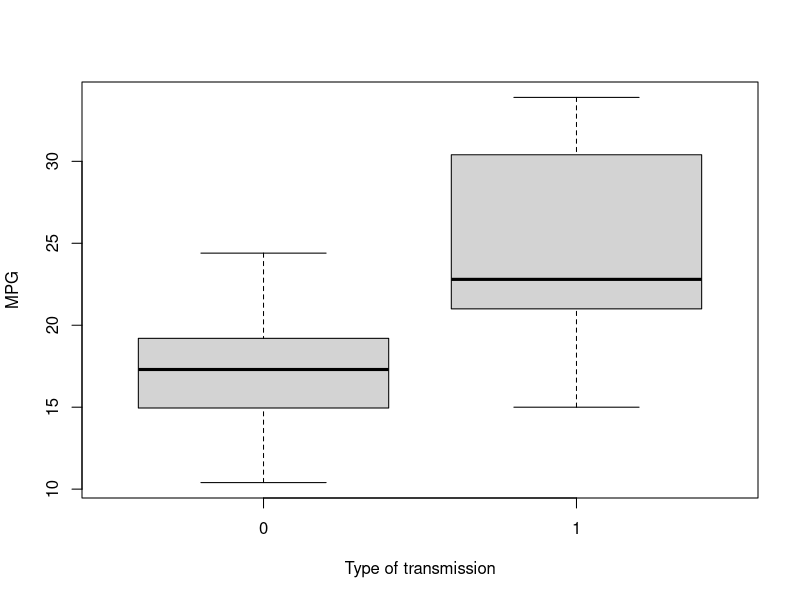
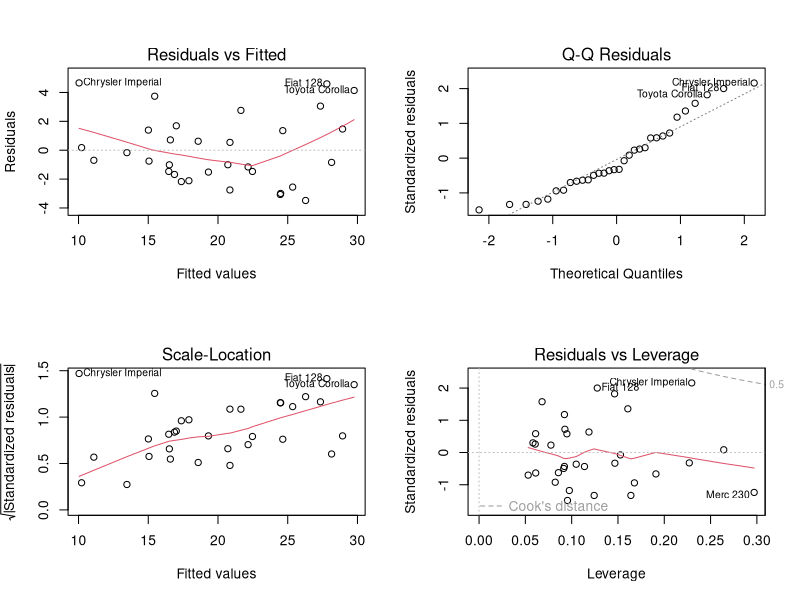

The R script that drew these images, in order:
## ---- chunk 1
library(datasets)
data(mtcars)
## ---- chunk 2
boxplot(mpg~am, data=mtcars, ylab='MPG', xlab='Type of transmission' )
## ---- chunk 3
t.test(mpg~am, data=mtcars)
## ---- chunk 4
basic_model <- lm(mpg~am, data=mtcars)
## ---- chunk 5
best_model <- step(lm(data=mtcars, mpg~.))
## ---- chunk 6
summary(best_model)
## ---- chunk 7
anova(basic_model, best_model)
## ---- chunk 8
par(mfrow=c(2,2))
plot(best_model)
